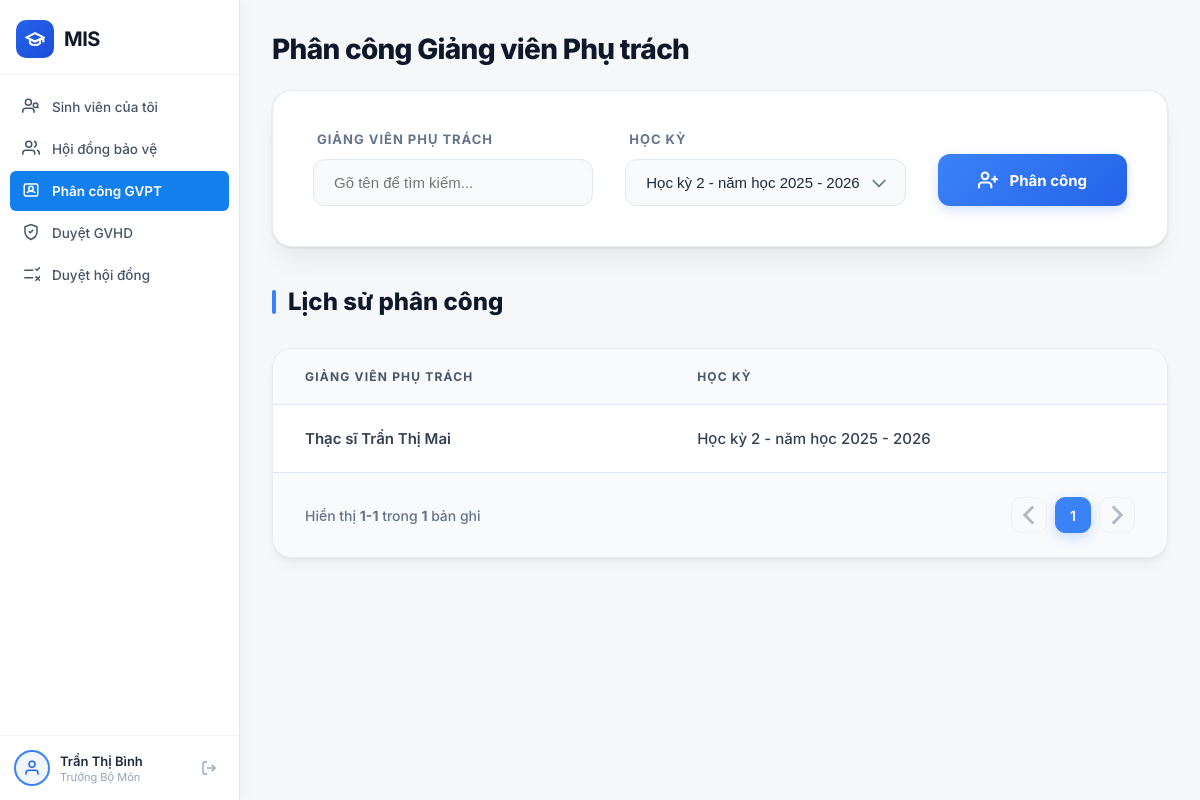
The app's page /truong-bo-mon/phan-cong-gvpt/ (signed in) with its own data.
### Home/models.py (models this page shows, shortened)
class PhanCongGVPT(models.Model):
    giang_vien = models.ForeignKey(GiangVien, on_delete=models.CASCADE)
    ky = models.ForeignKey(KyThucTap, on_delete=models.CASCADE)
    ngay_phan_cong = models.DateTimeField(auto_now_add=True)
    class Meta:
        unique_together = ('giang_vien', 'ky')

class GiangVien(models.Model):
    HOC_VI_CHOICES = [
        ('Thạc sĩ', 'Thạc sĩ'),
        ('Tiến sĩ', 'Tiến sĩ'),
        ('Phó Giáo sư', 'Phó Giáo sư'),
        ('Giáo sư', 'Giáo sư'),
    ]
    CHUC_VU_CHOICES = [
        ('Giảng viên', 'Giảng viên'),
        ('Trưởng bộ môn', 'Trưởng bộ môn'),
        ('Giáo vụ', 'Giáo vụ'),
    ]
    CHUYEN_MON_CHOICES = [
        ('Phân tích thiết kế hệ thống (BA)', 'Phân tích thiết kế hệ thống (BA)'),
        ('Xây dựng hệ thống (DEV)', 'Xây dựng hệ thống (DEV)'),
        ('Artificial Intelligence (AI)', 'Artificial Intelligence (AI)'),
        ('Kiểm thử phần mềm', 'Kiểm thử phần mềm'),
        ('Phân tích dữ liệu (BI)', 'Phân tích dữ liệu (BI)'),
        ('An toàn bảo mật thông tin', 'An toàn bảo mật thông tin'),
        ('Triển khai ERP', 'Triển khai ERP'),
    ]
    ma_gv = models.CharField(max_length=20, primary_key=True)
    ho_ten = models.CharField(max_length=255)
    chuc_vu = models.CharField(max_length=100, choices=CHUC_VU_CHOICES, default='Giảng viên')
    hoc_vi = models.CharField(max_length=100, choices=HOC_VI_CHOICES, default='Thạc sĩ')
    chuyen_mon = models.CharField(max_length=500) # Lưu chuỗi các chuyên môn ghép lại
    so_dien_thoai = models.CharField(max_length=15, null=True, blank=True)

class KyThucTap(models.Model):
    ten_ky = models.CharField(max_length=255)
    ngay_bat_dau = models.DateField()
    ngay_ket_thuc = models.DateField()
    gv_phu_trach = models.ForeignKey(GiangVien, on_delete=models.SET_NULL, null=True)

### TruongBoMon/views.py (the view, shortened to what this page needs)
# urls.py: path('phan-cong-gvpt/', views.phan_cong_gvpt_view, name='phan_cong_gvpt'),
def phan_cong_gvpt_view(request):
    giang_vien_list = GiangVien.objects.all().order_by('ho_ten')
    ky_list = KyThucTap.objects.all().order_by('-id')
    lich_su = PhanCongGVPT.objects.all().order_by('-ngay_phan_cong')
    paginator = Paginator(lich_su, 10)
    page_number = request.GET.get('page')
    page_obj = paginator.get_page(page_number)
    context = {
        'current_page': 'phan_cong_gvpt',
        'giang_vien_list': giang_vien_list,
        'ky_list': ky_list,
        'page_obj': page_obj,
    }
    return render(request, 'TruongBoMon/phan_cong_gvpt.html', context)

### TruongBoMon/templates/TruongBoMon/phan_cong_gvpt.html (shortened to what this page needs)
{% extends 'TruongBoMon/home.html' %}
{% load static %}
{% block extra_css %}
<link rel="stylesheet" href="{% static 'TruongBoMon/css/phan_cong_gvpt.css' %}">
{% endblock %}
{% block content %}
<div class="page-container">
    <div class="page-header">
        <h1 class="page-title">Phân công Giảng viên Phụ trách</h1>
        <form method="POST" action="{% url 'TruongBoMon:phan_cong_gvpt' %}" class="form-card" id="assignForm">
            <div class="form-group">
                <label class="form-label">Giảng viên phụ trách</label>
                <input type="text" list="gv_list" id="gv_search" class="form-select" placeholder="Gõ tên để tìm kiếm..." required autocomplete="off">
            </div>
            <div class="form-group">
                <label class="form-label">Học kỳ</label>
                <select name="ky_id" class="form-select" required>
                    {% for ky in ky_list %}
                    <option value="{{ ky.id }}" {% if forloop.first %}selected{% endif %}>{{ ky.ten_ky }}</option>
                    {% endfor %}
                </select>
            </div>
            <button type="submit" class="btn-assign">
                <svg viewBox="0 0 24 24" fill="none" stroke="currentColor" stroke-width="2.5" stroke-linecap="round" stroke-linejoin="round">
                    <path d="M16 21v-2a4 4 0 0 0-4-4H5a4 4 0 0 0-4 4v2"></path>
                    <circle cx="8.5" cy="7" r="4"></circle>
                    <line x1="20" y1="8" x2="20" y2="14"></line>
                    <line x1="23" y1="11" x2="17" y2="11"></line>
                </svg>
                Phân công
            </button>
        </form>
    </div>
    <div class="history-section">
        <h2 class="section-title">Lịch sử phân công</h2>
        <div class="table-card">
            <table class="history-table">
                <thead>
                    <tr>
                        <th>GIẢNG VIÊN PHỤ TRÁCH</th>
                        <th>HỌC KỲ</th>
                    </tr>
                </thead>
                <tbody>
                    {% for pc in page_obj %}
                    <tr>
                        <td class="gv-name">{{ pc.giang_vien.hoc_vi }} {{ pc.giang_vien.ho_ten }}</td>
                        <td class="ky-name">{{ pc.ky.ten_ky }}</td>
                    </tr>
                    {% empty %}
                    <tr>
                        <td colspan="2" class="empty-row" style="text-align: center; padding: 4rem 2rem; color: #94a3b8;">
                            <p style="font-size: 0.9375rem; font-weight: 500;">Chưa có dữ liệu phân công nào trong hệ thống.</p>
                        </td>
                    </tr>
                    {% endfor %}
                </tbody>
            </table>
            {% if page_obj.paginator.count > 0 %}
            <div class="pagination-bar">
                <span class="pagination-info">
                    Hiển thị <strong>{{ page_obj.start_index }}-{{ page_obj.end_index }}</strong> trong <strong>{{ page_obj.paginator.count }}</strong> bản ghi
                </span>
                <div class="pagination-btns">
                    {% if page_obj.has_previous %}
                    <a href="?page={{ page_obj.previous_page_number }}" class="pg-btn">
                        <svg viewBox="0 0 24 24" fill="none" stroke="currentColor" stroke-width="2"><polyline points="15 18 9 12 15 6"></polyline></svg>
                    </a>
                    {% else %}
                    <button class="pg-btn" disabled>
                        <svg viewBox="0 0 24 24" fill="none" stroke="currentColor" stroke-width="2"><polyline points="15 18 9 12 15 6"></polyline></svg>
                    </button>
                    {% endif %}
                    {% for num in page_obj.paginator.page_range %}
                        {% if num == page_obj.number %}
                        <span class="pg-btn pg-active">{{ num }}</span>
                        {% elif num > page_obj.number|add:'-3' and num < page_obj.number|add:'3' %}
                        <a href="?page={{ num }}" class="pg-btn">{{ num }}</a>
                        {% endif %}
                    {% endfor %}
                    {% if page_obj.has_next %}
                    <a href="?page={{ page_obj.next_page_number }}" class="pg-btn">
                        <svg viewBox="0 0 24 24" fill="none" stroke="currentColor" stroke-width="2"><polyline points="9 18 15 12 9 6"></polyline></svg>
                    </a>
                    {% else %}
                    <button class="pg-btn" disabled>
                        <svg viewBox="0 0 24 24" fill="none" stroke="currentColor" stroke-width="2"><polyline points="9 18 15 12 9 6"></polyline></svg>
                    </button>
                    {% endif %}
                </div>
            </div>
            {% endif %}
        </div>
    </div>
</div>
{% endblock %}

### TruongBoMon/templates/TruongBoMon/home.html (shortened to what this page needs)
{% load static %}
<!DOCTYPE html>
<html lang="vi">
<head>
    <link rel="stylesheet" href="{% static 'TruongBoMon/css/home.css' %}">
    {% block extra_css %}{% endblock %}
</head>
<body>
    <aside class="sidebar">
        <div class="sidebar-logo">
            <div class="logo-icon">
                <svg viewBox="0 0 24 24" fill="none" stroke="currentColor" stroke-width="2.5">
                    <path d="M22 10v6M2 10l10-5 10 5-10 5z" />
                    <path d="M6 12v5c3 3 9 3 12 0v-5" />
                </svg>
            </div>
            <span class="logo-text">MIS</span>
        </div>
        <nav class="sidebar-nav">
            <a href="{% url 'TruongBoMon:truongboomon_home' %}" class="nav-item {% if current_page == 'home' %}active{% endif %}">
                <span class="nav-icon">
                    <svg viewBox="0 0 24 24" fill="none" stroke="currentColor" stroke-width="2">
                        <path d="M16 21v-2a4 4 0 0 0-4-4H5a4 4 0 0 0-4 4v2" />
                        <circle cx="8.5" cy="7" r="4" />
                        <circle cx="18" cy="11" r="3" />
                        <path d="M20.5 13.5L22 15" />
                    </svg>
                </span>
                <span class="nav-label">Sinh viên của tôi</span>
            </a>
            <a href="#" class="nav-item {% if current_page == 'hoi_dong_bv' %}active{% endif %}">
                <span class="nav-icon">
                    <svg viewBox="0 0 24 24" fill="none" stroke="currentColor" stroke-width="2">
                        <path d="M17 21v-2a4 4 0 0 0-4-4H5a4 4 0 0 0-4 4v2" />
                        <circle cx="9" cy="7" r="4" />
                        <path d="M23 21v-2a4 4 0 0 0-3-3.87" />
                        <path d="M16 3.13a4 4 0 0 1 0 7.75" />
                    </svg>
                </span>
                <span class="nav-label">Hội đồng bảo vệ</span>
            </a>
            <a href="{% url 'TruongBoMon:phan_cong_gvpt' %}" class="nav-item {% if current_page == 'phan_cong_gvpt' %}active{% endif %}">
                <span class="nav-icon">
                    <svg viewBox="0 0 24 24" fill="none" stroke="currentColor" stroke-width="2">
                        <rect x="3" y="4" width="18" height="16" rx="2" />
                        <circle cx="12" cy="10" r="3" />
                        <path d="M7 16c0-1.5 2-2.5 5-2.5s5 1 5 2.5" />
                    </svg>
                </span>
                <span class="nav-label">Phân công GVPT</span>
            </a>
            <a href="#" class="nav-item {% if current_page == 'duyet_gvhd' %}active{% endif %}">
                <span class="nav-icon">
                    <svg viewBox="0 0 24 24" fill="none" stroke="currentColor" stroke-width="2">
                        <path d="M12 22s8-4 8-10V5l-8-3-8 3v7c0 6 8 10 8 10z" />
                        <polyline points="9 11 11 13 15 9" />
                    </svg>
                </span>
                <span class="nav-label">Duyệt GVHD</span>
            </a>
            <a href="#" class="nav-item {% if current_page == 'duyet_hoi_dong' %}active{% endif %}">
                <span class="nav-icon">
                    <svg viewBox="0 0 24 24" fill="none" stroke="currentColor" stroke-width="2">
                        <line x1="3" y1="7" x2="15" y2="7" />
                        <line x1="3" y1="17" x2="15" y2="17" />
                        <polyline points="18 5 20 7 24 3" />
                        <line x1="18" y1="15" x2="24" y2="21" />
                        <line x1="24" y1="15" x2="18" y2="21" />
                    </svg>
                </span>
                <span class="nav-label">Duyệt hội đồng</span>
            </a>
        </nav>
        <div class="sidebar-user">
            <div class="user-avatar">
                <svg viewBox="0 0 24 24" fill="none" stroke="currentColor" stroke-width="2">
                    <path d="M20 21v-2a4 4 0 0 0-4-4H8a4 4 0 0 0-4 4v2" />
                    <circle cx="12" cy="7" r="4" />
                </svg>
            </div>
            <div class="user-info">
                <span class="user-name">{{ user.get_full_name|default:user.username }}</span>
                <span class="user-role">Trưởng Bộ Môn</span>
            </div>
            <a href="{% url 'logout' %}" class="logout-btn" title="Đăng xuất">
                <svg viewBox="0 0 24 24" fill="none" stroke="currentColor" stroke-width="2">
                    <path d="M9 21H5a2 2 0 0 1-2-2V5a2 2 0 0 1 2-2h4" />
                    <polyline points="16 17 21 12 16 7" />
                    <line x1="21" y1="12" x2="9" y2="12" />
                </svg>
            </a>
        </div>
    </aside>
    <main class="main-content">
        {% block content %}{% endblock %}
    </main>
</body>
</html>

### TruongBoMon/static/TruongBoMon/css/home.css (style rules this page uses)
:root { --sidebar-width: 240px; --radius-sm: 6px; --transition: all 0.22s cubic-bezier(0.4, 0, 0.2, 1); --gray-100: #f1f5f9; --gray-200: #e2e8f0; --gray-400: #94a3b8; --gray-800: #1e293b; --gray-900: #0f172a; --red: #dc2626; --red-bg: #fef2f2; }
*, *::before, *::after { box-sizing: border-box; margin: 0; padding: 0; }
body { font-family: 'Inter', -apple-system, BlinkMacSystemFont, sans-serif; background: #F6F7F8; color: var(--gray-800); display: flex; min-height: 100vh; }
a { text-decoration: none; color: inherit; }
button { cursor: pointer; border: none; background: none; font-family: inherit; }
svg { display: block; }
.sidebar { width: var(--sidebar-width); height: 100vh; position: fixed; top: 0; left: 0; background: #fff; border-right: 1px solid var(--gray-200); display: flex; flex-direction: column; z-index: 100; box-shadow: 2px 0 16px rgba(0, 0, 0, .04); overflow: hidden; }
.sidebar-logo { display: flex; align-items: center; gap: 10px; padding: 20px 16px 16px; border-bottom: 1px solid var(--gray-100); flex-shrink: 0; }
.logo-icon { width: 38px; height: 38px; background: linear-gradient(135deg, #2563eb, #1d4ed8); border-radius: 10px; display: flex; align-items: center; justify-content: center; flex-shrink: 0; }
.logo-icon svg { width: 20px; height: 20px; stroke: #fff; }
.logo-text { font-size: 20px; font-weight: 700; color: var(--gray-900); letter-spacing: -0.5px; }
.sidebar-nav { flex: 1; padding: 12px 10px; display: flex; flex-direction: column; gap: 2px; overflow-y: auto; }
.nav-item { display: flex; align-items: center; gap: 10px; padding: 10px 12px; border-radius: var(--radius-sm); color: #475569; font-size: 13.5px; font-weight: 500; white-space: nowrap; transition: var(--transition); }
.nav-item.active { background: #137FEC; color: #FFFFFF; font-weight: 600; }
.nav-icon { width: 20px; height: 20px; flex-shrink: 0; }
.nav-icon svg { width: 18px; height: 18px; }
.sidebar-user { display: flex; align-items: center; gap: 10px; padding: 14px; border-top: 1px solid var(--gray-100); flex-shrink: 0; }
.user-avatar { width: 36px; height: 36px; background: #eff6ff; border-radius: 50%; display: flex; align-items: center; justify-content: center; flex-shrink: 0; border: 2px solid #3b82f6; }
.user-avatar svg { width: 18px; height: 18px; stroke: #2563eb; }
.user-info { flex: 1; display: flex; flex-direction: column; overflow: hidden; }
.user-name { font-size: 13px; font-weight: 600; color: var(--gray-800); white-space: nowrap; overflow: hidden; text-overflow: ellipsis; }
.user-role { font-size: 11px; color: var(--gray-400); margin-top: 1px; }
.logout-btn { width: 32px; height: 32px; display: flex; align-items: center; justify-content: center; border-radius: var(--radius-sm); color: var(--gray-400); transition: var(--transition); flex-shrink: 0; }
.logout-btn svg { width: 16px; height: 16px; }
.main-content { margin-left: var(--sidebar-width); flex: 1; min-height: 100vh; }

### records on screen
PhanCongGVPT: giang_vien.hoc_vi "Thạc sĩ", giang_vien.ho_ten "Trần Thị Mai", ky.ten_ky "Học kỳ 2 - năm học 2025 - 2026"

### other values on screen
{{ user.get_full_name|default:user.username }} "Trần Thị Bình"
{{ page_obj.start_index }} "1"
{{ page_obj.end_index }} "1"
{{ page_obj.paginator.count }} "1"
{{ num }} "1"
form field ky_id "Học kỳ 2 - năm học 2025 - 2026"
